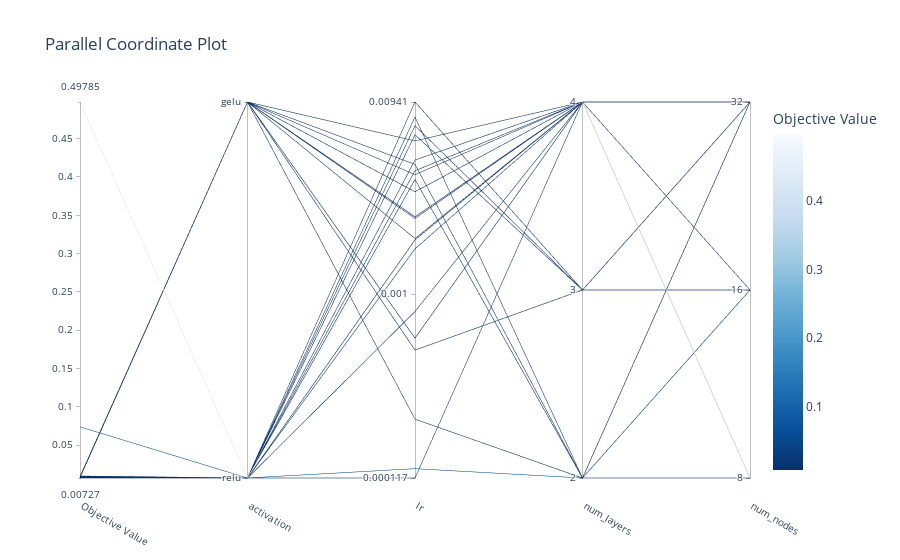

Notebook code for this chart:
### Code cell
plot_parallel_coordinate(study)

### Figure 1 — Plotly figure (JSON) as saved in the notebook; plotly's stock layout.template omitted (floating-point values rounded to 4 significant figures)
{"data": [{"dimensions": [{"label": "Objective Value", "range": [0.007266, 0.4979], "values": [0.009799, 0.07399, 0.008942, 0.009055, 0.008722, 0.008385, 0.008148, 0.008629, 0.009799, 0.4979, 0.007266, 0.008144, 0.007951, 0.008345, 0.00771, 0.008589, 0.00848, 0.008675, 0.008747, 0.008361, 0.009099, 0.008813, 0.008141]}, {"label": "activation", "range": [0, 1], "ticktext": ["relu", "gelu"], "tickvals": [0, 1], "values": [0, 0, 0, 1, 1, 1, 0, 0, 0, 0, 0, 1, 1, 1, 0, 0, 1, 1, 1, 1, 0, 0, 0]}, {"label": "lr", "range": [-3.931, -2.026], "ticktext": ["0.000117", "0.001", "0.00941"], "tickvals": [-3.931, -3, -2.026], "values": [-2.419, -3.884, -2.102, -3.633, -2.342, -3.283, -2.146, -2.026, -2.192, -2.45, -2.725, -2.608, -2.616, -2.718, -2.374, -2.32, -2.223, -2.481, -2.394, -3.223, -3.088, -3.931, -2.77]}, {"label": "num_layers", "range": [0, 2], "ticktext": ["2", "3", "4"], "tickvals": [0, 1, 2], "values": [0, 0, 0, 0, 0, 1, 1, 1, 1, 2, 2, 2, 2, 2, 2, 2, 2, 2, 2, 2, 2, 2, 2]}, {"label": "num_nodes", "range": [0, 2], "ticktext": ["8", "16", "32"], "tickvals": [0, 1, 2], "values": [0, 1, 1, 2, 2, 1, 1, 2, 2, 0, 0, 0, 0, 0, 0, 0, 0, 0, 0, 1, 2, 2, 2]}], "labelangle": 30, "labelside": "bottom", "line": {"color": [0.009799, 0.07399, 0.008942, 0.009055, 0.008722, 0.008385, 0.008148, 0.008629, 0.009799, 0.4979, 0.007266, 0.008144, 0.007951, 0.008345, 0.00771, 0.008589, 0.00848, 0.008675, 0.008747, 0.008361, 0.009099, 0.008813, 0.008141], "colorbar": {"title": {"text": "Objective Value"}}, "colorscale": [[0, "rgb(247,251,255)"], [0.125, "rgb(222,235,247)"], [0.25, "rgb(198,219,239)"], [0.375, "rgb(158,202,225)"], [0.5, "rgb(107,174,214)"], [0.625, "rgb(66,146,198)"], [0.75, "rgb(33,113,181)"], [0.875, "rgb(8,81,156)"], [1, "rgb(8,48,107)"]], "reversescale": true, "showscale": true}, "type": "parcoords"}], "layout": {"title": {"text": "Parallel Coordinate Plot"}}}
